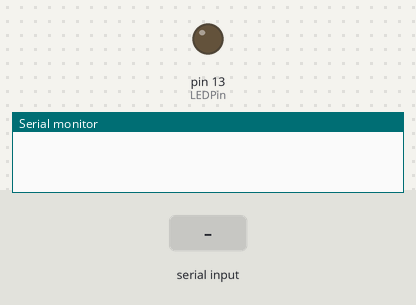
This sketch was run on a simulated Arduino Uno, built with avr-gcc and run on an emulated ATmega328P. Parts: output pins drawn as LEDs (lit = HIGH), the last lines printed to the serial monitor. The test bench sets the inputs (shaded band).

Above: at 1.2 s.
1.3 s: "2" received over Serial
At 2.1 s:
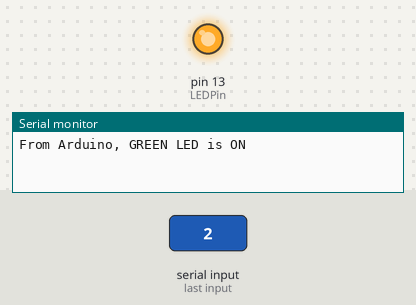
2.9 s: "1" received over Serial
4.5 s: "0" received over Serial
Timing chart, 0 to 7.5 s (numbered marks = the images above; inputs shaded):
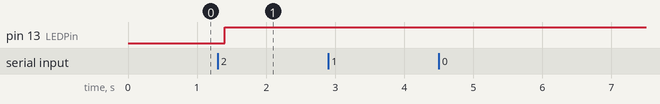

The sketch:

Lab_1.2.ino
```cpp
const int LEDPin = 13;
const int RLEDPin = 12;
char con_val = '0';

void setup() {
  // put your setup code here, to run once:
  Serial.begin(9600);
  pinMode(LEDPin, OUTPUT);
}

void loop() {
  // put your main code here, to run repeatedly:

  if (Serial.available()>0)
  {
    con_val = char(Serial.read());
    LEDcontrol(con_val);
  }
  delay(100);
}

void LEDcontrol(char con)
{
  if(con == '1')
  {
    Serial.print("From Arduino, RED LED is on \n");
    digitalWrite(RLEDPin, HIGH);
  }
  if(con == '0')
  {
    Serial.print("From Arduino, RED LED is OFF \n");
    digitalWrite(RLEDPin, LOW);
  }
  if(con == '2')
  {
    Serial.print("From Arduino, GREEN LED is ON \n");
    digitalWrite(LEDPin, HIGH);
  }
  if(con == '3')
  {
    double val = (analogRead(0)-512)/512.0;
    Serial.println(val);
  }
}
```

Measured:
- after the input at 1.3 s, pin 13 (LEDPin): LOW → HIGH after 0.10 s
